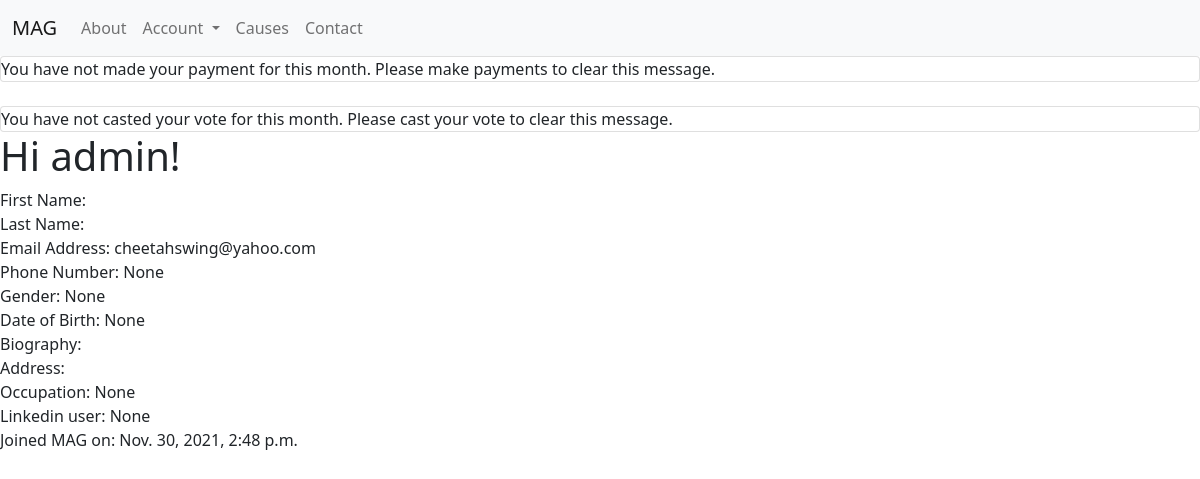
The page /users/p/admin (signed in) on the database as committed earlier.
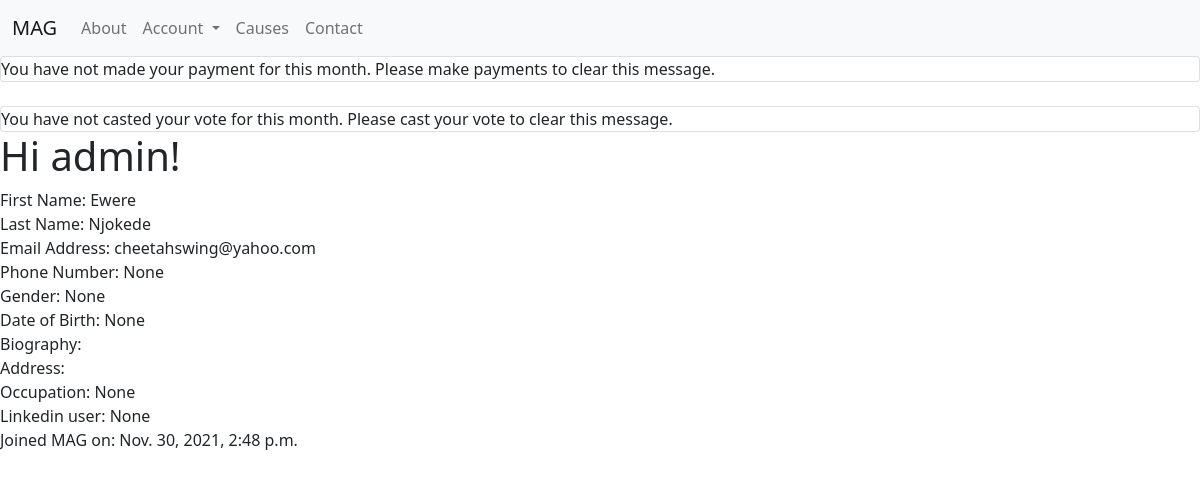
The same page on the database as committed later.
### main/models.py (models this page shows)
class User(AbstractUser):
    phone = models.IntegerField(blank=True, null=True)
    gender = models.CharField(max_length=8, blank=True, null=True)
    birthday = models.DateField(null=True, blank=True)
    bio = models.TextField(max_length=500, blank=True, null=True)
    address = models.CharField(max_length=255, blank=True, null=True)
    city = models.CharField(max_length=32, blank=True, null=True)
    lga = models.CharField(max_length=32, blank=True, null=True)
    state = models.CharField(max_length=32, blank=True, null=True)
    country = models.CharField(max_length=32, blank=True, null=True)
    occupation = models.CharField(max_length=64, blank=True, null=True)
    linkedin = models.URLField(blank=True, null=True)
    followers = models.ManyToManyField(settings.AUTH_USER_MODEL, related_name = 'user_followers', blank=True)
    following = models.ManyToManyField(settings.AUTH_USER_MODEL, related_name = 'user_following', blank=True)
    profile_pic = models.ImageField(blank=True, null=True, upload_to="main/users/profile-pics")
    amount_contributed = models.FloatField(default=0.0)
    amount_owed = models.FloatField(default=0.0)
    monthly_payment = models.BooleanField(default=False)
    monthly_vote = models.BooleanField(default=False)
    rank = models.CharField(max_length=32, blank=True, null=True)

### main/views.py (the view)
# urls.py: path("users/p/<slug>", views.user_profile, name="user-profile"),
@login_required
def user_profile(request, slug):
    try:
        user = User.objects.get(username=slug)
        context = {
            'user': user
        }
        return render(request, "main/user-profile.html", context)
    except ObjectDoesNotExist:
        messages.info(request, f"{slug} does not exist")
        return redirect("index")

### main/templates/main/user-profile.html (shortened to what this page needs)
{% extends "main/layout.html" %}
{% block body %}
    <main>
        <h1>
            Hi {{user.username}}!
        </h1>
        <div>
            <span>
                First Name:
            </span>
            <span>
                {{user.first_name}}
            </span>
        </div>
        <div>
            <span>
                Last Name:
            </span>
            <span>
                {{user.last_name}}
            </span>
        </div>
        <div>
            <span>
                Email Address:
            </span>
            <span>
                {{user.email}}
            </span>
        </div>
        <div>
            <span>
                Phone Number:
            </span>
            <span>
                {{user.phone}}
            </span>
        </div>
        <div>
            <span>
                Gender:
            </span>
            <span>
                {{user.gender}}
            </span>
        </div>
        <div>
            <span>
                Date of Birth:
            </span>
            <span>
                {{user.birthday}}
            </span>
        </div>
        <div>
            <span>
                Biography:
            </span>
        </div>
        <div>
            <span>
                Address:
            </span>
        </div>
        <div>
            <span>
                Occupation:
            </span>
            <span>
                {{user.occupation}}
            </span>
        </div>
        <div>
            <span>
                Linkedin user:
            </span>
            <span>
                {{user.linkedin}}
            </span>
        </div>
        <div>
            <span>
                Joined MAG on:
            </span>
            <span>
                {{user.date_joined}}
            </span>
        </div>
    </main>
{% endblock %}

Rows that differ between the two databases and show on the page:
changed User "admin": first_name (not shown) → "Ewere"; last_name (not shown) → "Njokede"
